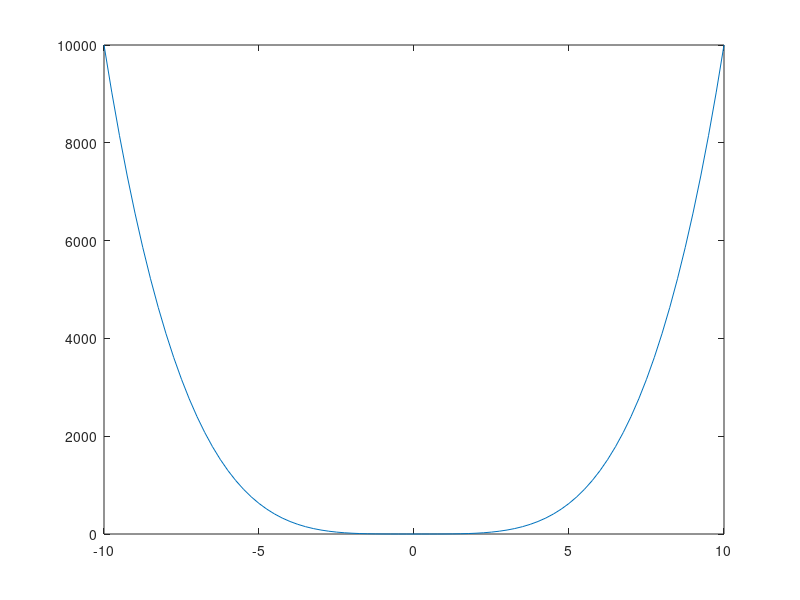

The MATLAB source for this figure: (Note: this script raises an error after producing the figure.)
% define the range of x 
x= -10:0.25:10;
%calculate y as the fourth power of x
y=x.^4;
% plot the function
plot(x,y);
hold on; 
%Heighlight the region beetween x=-2 and x=3
x_region=-2:0.25:3; 
y_region=x_region.^4;
patch([x_region fliplr(x_region)],[y_region zeros(size(y_region))],'red','FaceAlpana',0.3);
% Add lavels and title 
xlabel('X-axis');
ylabel('Y-axis');
title('plot of y = x^4 with highlighted region ');
grid on;
hold off;